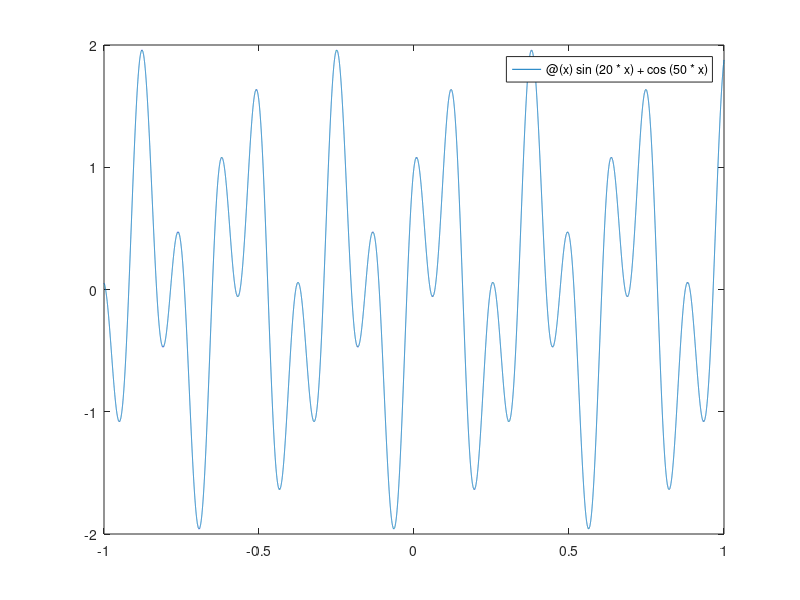

Reproduce this figure in MATLAB. (Note: this script raises an error after producing the figure.)
close all; close all; clc;
% CRITICAL POINTS OF A FUNCTION VIA GENETIC ALGORITHM %
% CODED BY: fabianxd
% LAST MODIFICATION: 08/11/2022

%%% CONFIGURACIÓN
f = @(x) sin(20*x) + cos(50*x);     %Funcion
%f = @(x) 3*x.^4 + 4*x.^3 - 12*x.^2 + 7;
a =  -1;              %Valor inicial
b = 1;              %Valor final
p_c = 100;          %Número de veces a correr el algoritmo genético
muestras = 1000000;              %Numero de muestras
%%%
figure(1)
fplot(f,[a,b]);
hold on
dom = [a,b];        % DOminio de la funcion
poblacion = ones(1,2,muestras);         %Poblacion
aptitud = zeros(1,muestras);    
Niter = 1000;         %Numero de iteraciones
Pmut = 1;               %Probabilidad de mutar
SEARCH = zeros(1,p_c);        %Puntos críticos
tic

for l = 1:length(SEARCH)        %Se ejecutá varias veces para encontrar varios puntos críticos
    %Generación de población inicial
    for i = 1:muestras
        poblacion(1,:,i) = ones(1,2);
        poblacion(1,:,i) = poblacion(1,:,i).*((dom(2)-dom(1)).*rand(1,2) + dom(1)); %Randomiza los pares de puntos
        aptitud(i) = apt(i,poblacion,f);
    end

    %%% Algoritmo genético %%%
    for i = 1:Niter
        %   Selección
        [~,ind] = mink(aptitud,2);          %Par de individuos óptimos para reproducirse 
        padre1 = poblacion(:,:,ind(1));
        padre2 = poblacion(:,:,ind(2));
        %   Reproducción y mutacion
        x = randperm(2);        %Punto random de cruzamiento
        hijo1 = [padre1(x(1)), padre2(x(2))];    %Hijo1
        hijo1 = mutacion(hijo1,Pmut,dom);                             %Mutacion hijo 1
        hijo2 = [padre2(x(1)), padre1(x(2))];    %Hijo2
        hijo2 = mutacion(hijo2,Pmut,dom);                             %Mutacion Hijo 2
        % Reemplazo 
        [~,indm] = maxk(aptitud,2);
        poblacion(:,:,indm(1)) = hijo1;
        poblacion(:,:,indm(2)) = hijo2;
        aptitud(indm(1)) = apt(indm(1),poblacion, f);
        aptitud(indm(2)) = apt(indm(2),poblacion, f);
        if min(aptitud) == 0
            break
        end    
    end
    [~,ind] = min(aptitud);

    for j = 1:2
        scatter(poblacion(1,j,ind), f(poblacion(1,j,ind)))
        hold on
    end
SEARCH(l) = poblacion(1,1,ind);
end
toc
%%%%%%%%%% Funciones trucutru %%%%%%%%%%%%%%%%%
function apt = apt(i,poblacion,f)
    deltax = abs(poblacion(1,1,i) -  poblacion(1,2,i));
    d_f = abs(f(poblacion(1,1,i)) -  f(poblacion(1,2,i)));
    dx = d_f / deltax;
    apt = dx + deltax;          %Suma la derivada y la diferencia en x y busca que sea cero
end


function hijo = mutacion(hijo, Pmut,dom)
    p_mutacion = rand();
    if p_mutacion <= Pmut
        g_mutado = randi(2);
        hijo(g_mutado) = ((dom(2)-dom(1)).*rand() + dom(1));
    end
end